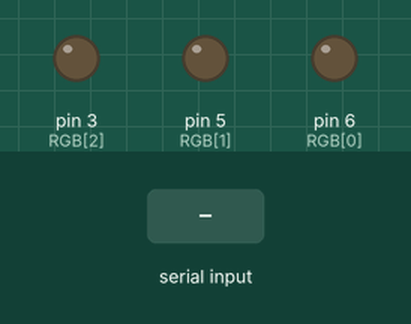
A sketch run on a simulated Arduino Uno, built with avr-gcc and run on an emulated ATmega328P. Parts: output pins drawn as LEDs (lit = HIGH). The test bench sets the inputs (shaded band).

Above: at 1.2 s.
1.3 s: "90,45,200\n" received over Serial
At 1.6 s:
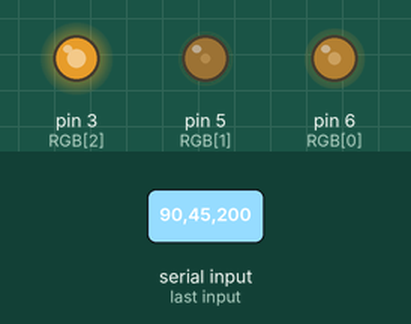
2.8 s: "30,150,10\n" received over Serial
At 3.8 s:
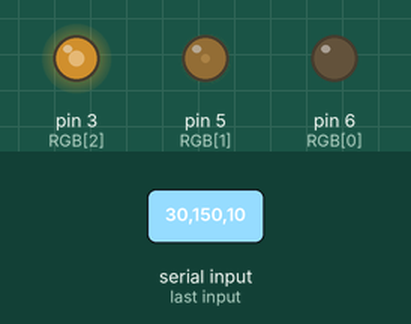
5.8 s: "90,45\n" received over Serial
At 8.0 s:
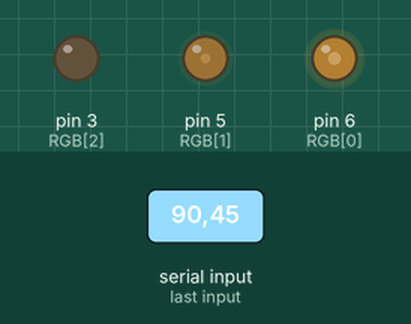
8.3 s: "30,150\n" received over Serial
At 9.9 s:
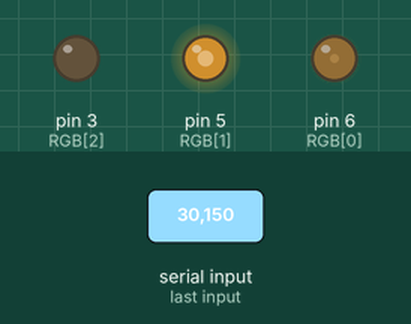
10.8 s: "90\n" received over Serial
At 13.6 s:
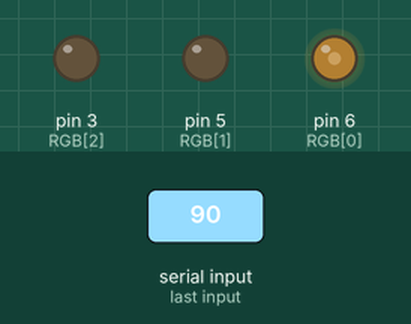
13.8 s: "200\n" received over Serial
At 17.2 s:
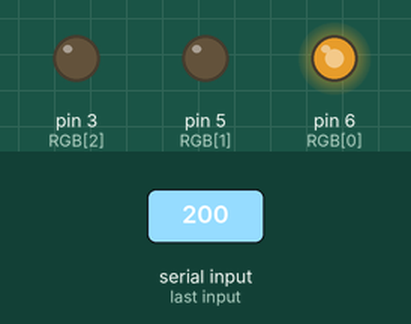
Timing chart, 0 to 17.8 s (numbered marks = the images above; inputs shaded):
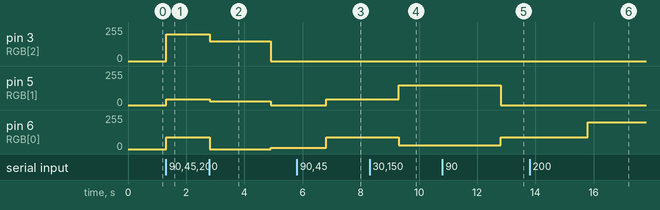

The sketch:

Arduino_code.ino
```cpp
int RGB[3]={6,5,3};
int r,g,b;
void setup() {
  // put your setup code here, to run once:
  Serial.begin(9600);
  for(int i=0;3>i;i++){
    pinMode(RGB[i],OUTPUT);
    }
}

void loop() {
  // put your main code here, to run repeatedly:
  while(!Serial.available()){}
  if(Serial.available()>0){
    r=Serial.parseInt();
    g=Serial.parseInt();
    b=Serial.parseInt();

    analogWrite(RGB[0],r);
    analogWrite(RGB[1],g);
    analogWrite(RGB[2],b);
    }
    delay(100);
  /*  d=a+b+c;
  Serial.print(a);Serial.print(",");
  Serial.print(b);Serial.print(",");
  Serial.print(c);Serial.print(",");
  Serial.println(d);
  delay(500);*/

}
```

Measured:
- after the input at 1.3 s, pin 3 (RGB[2]): 0/255 → 200/255 at once; pin 5 (RGB[1]): 0/255 → 45/255 at once; pin 6 (RGB[0]): 0/255 → 90/255 at once
- after the input at 2.8 s, pin 3 (RGB[2]): 200/255 → 150/255 at once, → 0/255 2.1 s later; pin 5 (RGB[1]): 45/255 → 30/255 at once, → 0/255 2.1 s later; pin 6 (RGB[0]): 90/255 → 0/255 after 0.01 s instead of 1.6 s
- after the input at 5.8 s, pin 5 (RGB[1]): 0/255 → 45/255 after 1.0 s; pin 6 (RGB[0]): 10/255 → 90/255 after 1.0 s
- after the input at 8.3 s, pin 5 (RGB[1]): 45/255 → 150/255 after 1.0 s; pin 6 (RGB[0]): 90/255 → 30/255 after 1.0 s
- after the input at 10.8 s, pin 5 (RGB[1]): 150/255 → 0/255 after 2.0 s; pin 6 (RGB[0]): 30/255 → 90/255 after 2.0 s
- after the input at 13.8 s, pin 6 (RGB[0]): 90/255 → 200/255 after 2.0 s
